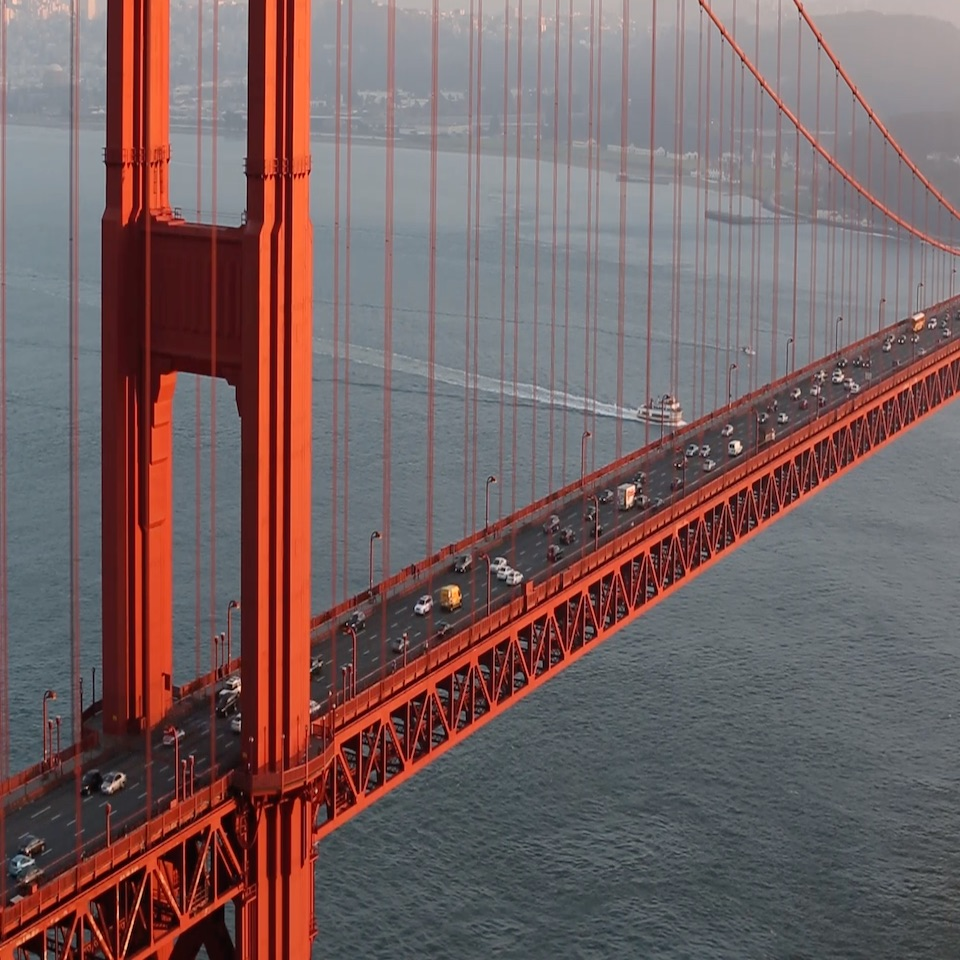
#> input picture ponte.jpg, 960 x 960 px
$ python VarrePixels_3.py
#> lines starting #> are read from the running program, lines starting #| are printed output that depends on the picture
# Importação das bibliotecas
import cv2 # Biblioteca para manipulação de imagens (OpenCV)

imagem = cv2.imread('ponte.jpg') # Verifica a imagem já existente na pasta: 'ponte.jpg'
#> imagem is the input picture: shape (960, 960, 3); mean B, G, R 97.2, 96.6, 117.4

for y in range(0, imagem.shape[0], 1): #percorre as linhas avançando de 1 em 1
    for x in range(0, imagem.shape[1], 1): #percorre as colunas avançando de 1 em 1
        imagem[y, x] = (0,(x*y)%256,0) # Atribui a cor (0,(x*y)%256,0) para cada pixel da imagem onde verde é o resultado do valor de (x*y)%256
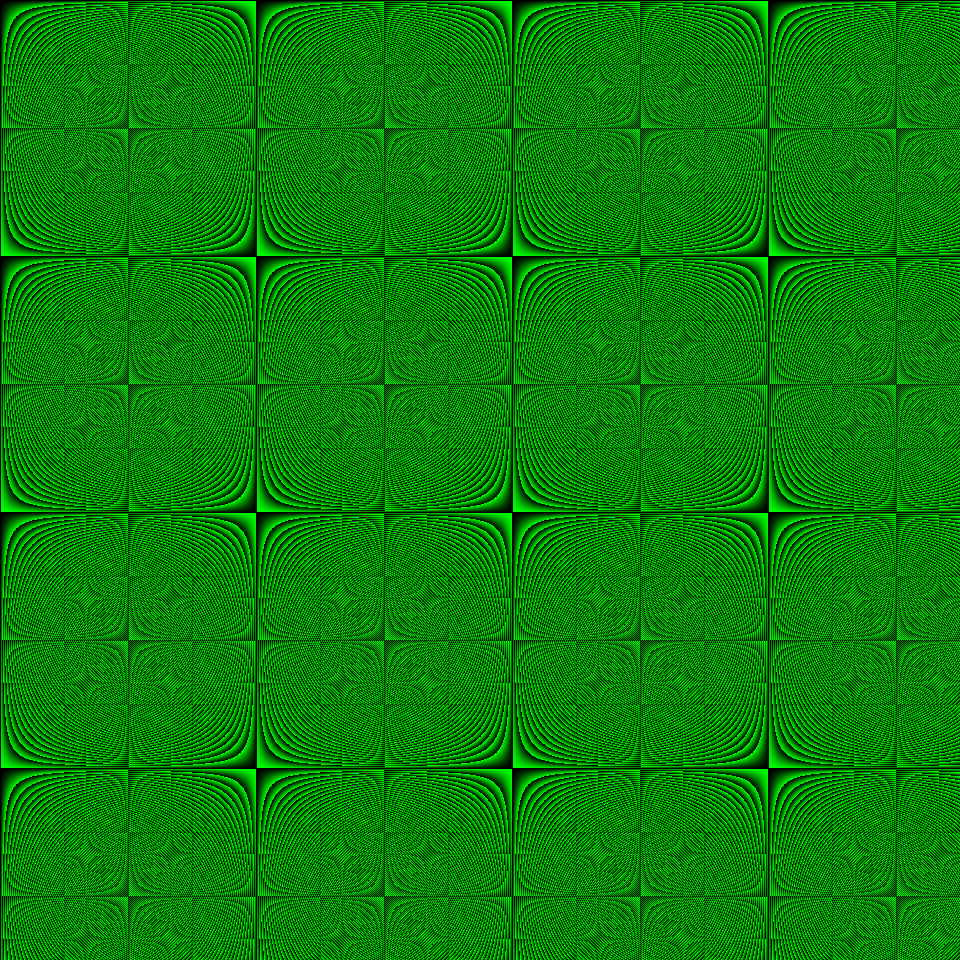
#> imagem: shape (960, 960, 3); mean B, G, R 0, 125.4, 0

cv2.imshow("Imagem modificada", imagem) # Mostra a imagem modificada

cv2.waitKey(0) # Espera o usuário pressionar qualquer tecla
